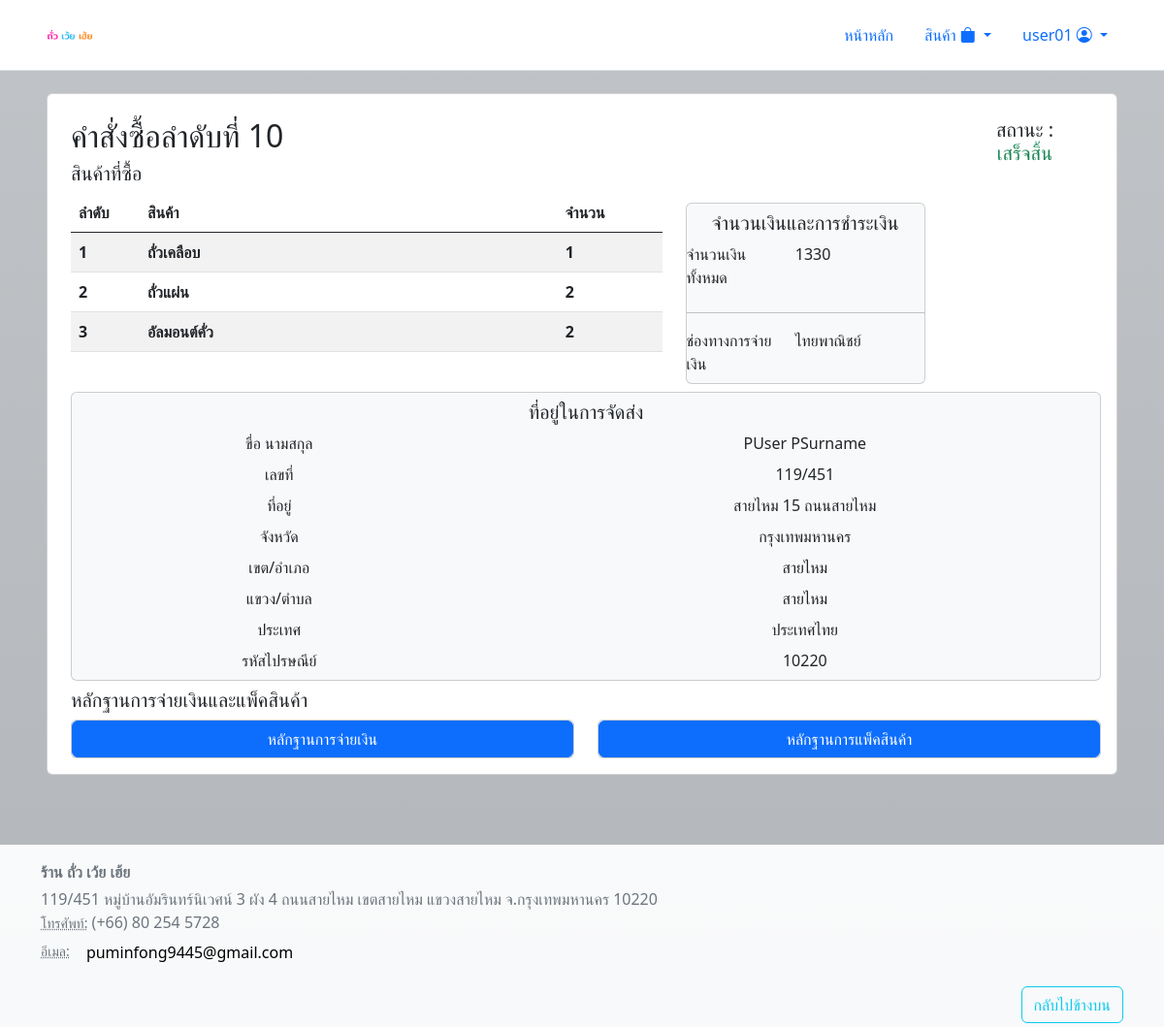
Page /view/order_page/show_order.php?id=10 (signed in) on the committed database.
### tables this page shows
CREATE TABLE `orders` (
  `id` int(11) NOT NULL,
  `user_id` int(11) NOT NULL,
  `amount` double NOT NULL,
  `payment_method` varchar(100) NOT NULL,
  `name` varchar(100) NOT NULL,
  `surname` varchar(100) NOT NULL,
  `building_no` varchar(100) NOT NULL,
  `line` varchar(255) NOT NULL,
  `province` varchar(100) NOT NULL,
  `district` varchar(100) NOT NULL,
  `sub_district` varchar(100) NOT NULL,
  `country` varchar(100) NOT NULL,
  `postal_code` varchar(100) NOT NULL,
  `created_date` timestamp NOT NULL DEFAULT current_timestamp(),
  `status` int(11) NOT NULL DEFAULT 0
);

CREATE TABLE `order_products` (
  `order_id` int(11) NOT NULL,
  `product_id` int(11) NOT NULL,
  `quantity` int(11) NOT NULL
);

CREATE TABLE `products` (
  `product_id` int(11) NOT NULL,
  `product_name` varchar(200) DEFAULT '',
  `product_description` varchar(200) DEFAULT NULL,
  `product_img` varchar(255) DEFAULT NULL,
  `product_price` double DEFAULT NULL,
  `product_status` varchar(200) NOT NULL DEFAULT 'active',
  `product_amount` double NOT NULL DEFAULT 0
);

### html/inc/initialize.php (called while the page is built, shortened)
<?php
  $order_status = array(
    "รอยืนยันการจ่ายเงิน",
    "ยกเลิกรายการ",
    "จ่ายเงินเรียบร้อย",
    "กำลังจัดทำสินค้า",
    "กำลังเตรียมส่ง",
    "กำลังจัดส่ง",
    "เสร็จสิ้น"
  );
?>

### html/view/order_page/show_order.php (the view, shortened to what this page needs)
<?php
require '../../inc/header.php';
if (isset($_GET['id'])) {
    $select_order = mysqli_query($db,"SELECT * FROM `orders` WHERE `id` = ".$_GET['id']."");
    $order = mysqli_fetch_assoc($select_order);
    $order_cart = mysqli_query($db,"SELECT * FROM `order_products` WHERE `order_id` = ".$_GET['id']);
    $i = 1;
}
else {
    header('location: ../../index.php');
}
?>
<div class="card">
    <div class="card-body ms-2">
<div class="row mb-2">
    <div class="col-7">
        <h2 class="card-title mt-2">คำสั่งซื้อลำดับที่ <?= $order['id'] ?></h2>
        <?php include "table/order_cart.php"; ?>
    </div>
    <div class="col-3 mt-5">
                <div class="mt-5 card text-dark bg-light">
                <h5 class="card-title mt-2 text-center">จำนวนเงินและการชำระเงิน</h5>
                    <div class="row mb-2">
                        <label class="col-sm-5">จำนวนเงินทั้งหมด</label>
                        <label class="col-sm-7"><?= $order['amount'] ?></label>
                    </div><hr>
                    <div class="row mb-2">
                        <label class="col-sm-5">ช่องทางการจ่ายเงิน</label>
                        <label class="col-sm-7"><?= $order['payment_method'] ?></label>
                    </div>
                </div>
    </div>
    <div class="col-2">
        <div class="card text-dark text-center bg-white border border-white">
            <h5 class="card-title mt-2">สถานะ :
                <?php if ($order_status[$order['status']] === "ยกเลิกรายการ") { ?>
                    <p class="text-danger">
                <?php } else if ($order_status[$order['status']] === "เสร็จสิ้น") { ?>
                    <p class="text-success">
                <?php } else { ?>
                    <p class="text-secondary">
                <?php } ?>
                 <?= $order_status[$order['status']] ?>
                </p>
            </h5>
        </div>
    </div>
</div>
<div class="row mb-2">
        <div class="col-12">
            <div class="card text-dark bg-light text-center">
            <h5 class="card-title mt-2 text-center">ที่อยู่ในการจัดส่ง</h5>
            <div class="row mb-2">
                    <label class="col-sm-5">ขื่อ นามสกุล</label>
                    <label class="col-sm-7"><?= $order['name'] ?> <?= $order['surname'] ?></label>
                </div>
                <div class="row mb-2">
                    <label class="col-sm-5">เลขที่</label>
                    <label class="col-sm-7"><?= $order['building_no'] ?></label>
                </div>
                <div class="row mb-2">
                    <label class="col-sm-5">ที่อยู่</label>
                    <label class="col-sm-7"><?= $order['line'] ?></label>
                </div>
                <div class="row mb-2">
                    <label class="col-sm-5">จังหวัด</label>
                    <label class="col-sm-7"><?= $order['province'] ?></label>
                </div>
                <div class="row mb-2">
                    <label class="col-sm-5">เขต/อำเภอ</label>
                    <label class="col-sm-7"><?= $order['district'] ?></label>
                </div>
                <div class="row mb-2">
                    <label class="col-sm-5">แขวง/ตำบล</label>
                    <label class="col-sm-7"><?= $order['sub_district'] ?></label>
                </div>
                <div class="row mb-2">
                    <label class="col-sm-5">ประเทศ</label>
                    <label class="col-sm-7"><?= $order['country'] ?></label>
                </div>
                <div class="row mb-2">
                    <label class="col-sm-5">รหัสไปรษณีย์</label>
                    <label class="col-sm-7"><?= $order['postal_code'] ?></label>
                </div>
            </div>
        </div>
</div>
<?php if ($order['status'] != 1) {
    ?>
    <div class="row">
    <h5 class="card-title mb-2">หลักฐานการจ่ายเงินและแพ็คสินค้า</h5>
    <div class="col-12">
        <div class="row">
            <div class="col-6">
                <div class="card text-dark bg-light">
                    <?php
                    if (($order['payment_method'] === "เก็บเงินปลายทาง")) { ?>
                        <div class="row mb-2">
                        <label class="text-center">ไม่ต้องส่งหลักฐานการเงิน</label>
                        </div>
                    <?php }
                    else {
                        include 'modal/add_payment_modal.php';
                        ?>
                     <?php }
                    ?>
                </div>
            </div>
            <?php if ($order['status'] >= 4 || checkrole('admin') ) {
            ?>
                <div class="col-6">
                <div class="card text-dark bg-light">
                       <?php
                        include 'modal/add_shipment_modal.php';
                        ?>
                </div>
            </div>
            <?php }
            ?>
        </div>
    </div>
    </div>
<?php } ?>
    </div>
</div>
<?php
require '../../inc/footer.php';
?>

### html/view/order_page/table/order_cart.php
<h5 class="card-title mt-2">สินค้าที่ซื้อ</h5>
<div class="table-responsive">
    <table id="cartTable" class="table table-striped" style="width:100%">
        <thead>
            <tr>
                <th width='5%'>
                    ลำดับ
                </th>
                <th width='40%'>
                    สินค้า
                </th>
                <th width='10%'>
                    จำนวน
                </th>
            </tr>
        </thead>
        <tbody>
            <?php
                if(mysqli_num_rows($order_cart) > 0){
                    while($fetch_order_cart = mysqli_fetch_assoc($order_cart)){
                        $products = "SELECT * FROM `products` WHERE `product_id` = '".$fetch_order_cart['product_id']."'";
                        $product = mysqli_fetch_array(mysqli_query($db, $products));
                        echo '<tr>';
                        echo '<th>' . $i . '</th>';
                        echo '<th>' . $product['product_name'] . '</th>';
                        echo '<th>' . $fetch_order_cart['quantity'] . '</th>';
                        echo '</tr>';
                        $i++;
                        }
                    }
            ?>
        </tbody>
    </table>
</div>

### rows in the picture
orders: id "10", amount "1330", payment_method "ไทยพาณิชย์", status "เสร็จสิ้น", name "PUser", surname "PSurname", building_no "119/451", line "สายไหม 15 ถนนสายไหม", province "กรุงเทพมหานคร", district "สายไหม", sub_district "สายไหม", country "ประเทศไทย", postal_code "10220"
order_products: product.product_name "ถั่วเคลือบ", quantity "1"
order_products: product.product_name "ถั่วแผ่น", quantity "2"
order_products: product.product_name "อัลมอนต์คั่ว", quantity "2"

### other values in the picture
$_SESSION['username'] "user01"
